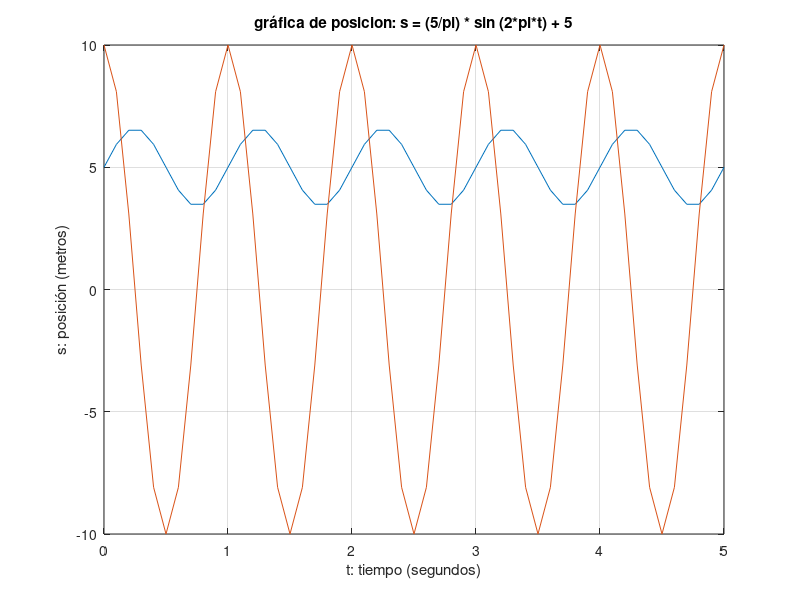

This chart was generated by the following MATLAB code:
%% ITESS-TICS
%% Enero-Junio 2024
%% TI202 CALCULO INTEGRAL
%% Francisco Javier Montecillo Puente
%% U3: aplicacciones integral
%%   Movimiento rectilineo
%% 13 mayo 2024

t = 0:0.1:5

s = (5/pi) * sin (2*pi*t) + 5
ds = 10 * cos ( 2*pi*t)

[t' s' ds']

plot(t, s)
xlabel('t: tiempo (segundos)')
ylabel('s: posición (metros)')
grid on
title ('gráfica de posicion: s = (5/pi) * sin (2*pi*t) + 5')
hold on
plot(t, ds)

